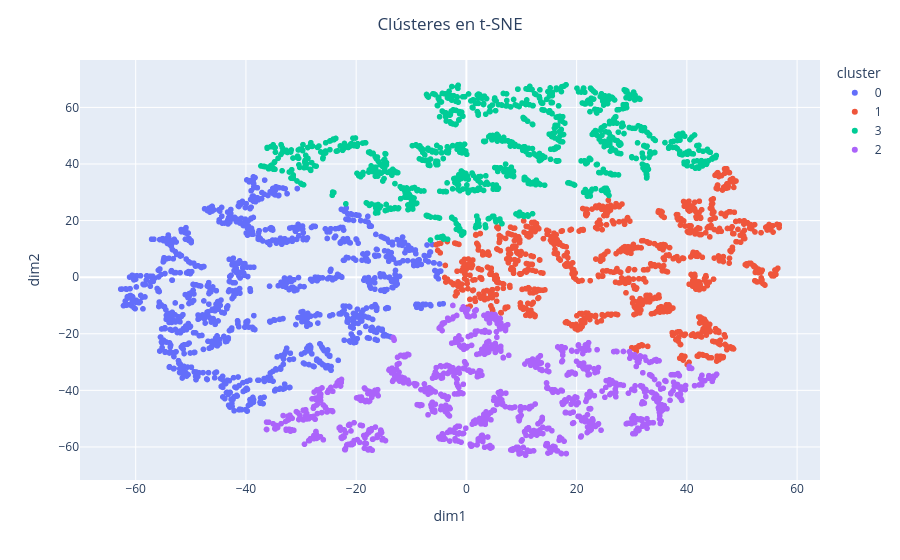

The code cell stored with this chart in its notebook:
### Code cell
df_tsne = modelo.tsne_kmeans(n_clusters=4, perplexity=30)
graf_tsne = GraficosClustering(datos_original=clt_songs.datos, df_acp=df_tsne)
graf_tsne.scatter_2D(title="Clústeres en t-SNE")

### Figure 1 — Plotly figure (JSON) as saved in the notebook; plotly's stock layout.template omitted (floating-point values rounded to 4 significant figures; data arrays with more than 128 entries replaced by an {"elided": "..."} marker saying what was removed)
{"data": [{"customdata": {"elided": "1094x1 int values"}, "hovertemplate": "cluster=0<br>dim1=%{x}<br>dim2=%{y}<br>Individuo=%{customdata[0]}<extra></extra>", "legendgroup": "0", "marker": {"color": "#636efa", "symbol": "circle"}, "mode": "markers", "name": "0", "showlegend": true, "x": {"elided": "1094 float values"}, "xaxis": "x", "y": {"elided": "1094 float values"}, "yaxis": "y", "type": "scattergl"}, {"customdata": {"elided": "942x1 int values"}, "hovertemplate": "cluster=1<br>dim1=%{x}<br>dim2=%{y}<br>Individuo=%{customdata[0]}<extra></extra>", "legendgroup": "1", "marker": {"color": "#EF553B", "symbol": "circle"}, "mode": "markers", "name": "1", "showlegend": true, "x": {"elided": "942 float values"}, "xaxis": "x", "y": {"elided": "942 float values"}, "yaxis": "y", "type": "scattergl"}, {"customdata": {"elided": "993x1 int values"}, "hovertemplate": "cluster=3<br>dim1=%{x}<br>dim2=%{y}<br>Individuo=%{customdata[0]}<extra></extra>", "legendgroup": "3", "marker": {"color": "#00cc96", "symbol": "circle"}, "mode": "markers", "name": "3", "showlegend": true, "x": {"elided": "993 float values"}, "xaxis": "x", "y": {"elided": "993 float values"}, "yaxis": "y", "type": "scattergl"}, {"customdata": {"elided": "971x1 int values"}, "hovertemplate": "cluster=2<br>dim1=%{x}<br>dim2=%{y}<br>Individuo=%{customdata[0]}<extra></extra>", "legendgroup": "2", "marker": {"color": "#ab63fa", "symbol": "circle"}, "mode": "markers", "name": "2", "showlegend": true, "x": {"elided": "971 float values"}, "xaxis": "x", "y": {"elided": "971 float values"}, "yaxis": "y", "type": "scattergl"}], "layout": {"xaxis": {"anchor": "y", "domain": [0.0, 1.0], "title": {"text": "dim1"}}, "yaxis": {"anchor": "x", "domain": [0.0, 1.0], "title": {"text": "dim2"}}, "legend": {"title": {"text": "cluster"}, "tracegroupgap": 0}, "margin": {"t": 60}, "title": {"text": "Clústeres en t-SNE", "x": 0.5}}}
